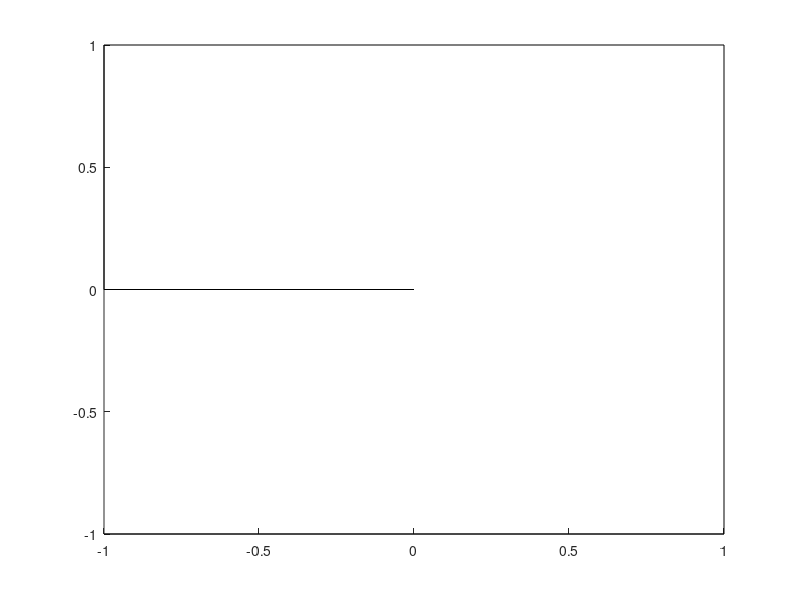

Recreate this plot in MATLAB.
%ZETAX outlines Z-shaped domain
%
%   TIFISS scriptfile: AB; 07 June 2017.
% Copyright (c) 2017 A. Bespalov, L. Rocchi
 
  global slope
  
  hold on
  
  % Diagonal edge
  if slope > 1
      xp = -1/slope;  
      yp = -1;
      plot([0,xp],[0,yp],'-k');
      plot([xp 0.0],[yp -1.0],'-k');     
  elseif slope == 1
      xp = -1.0;    
      yp = -1.0;
      plot([0,xp],[0,yp],'-k');
      plot([xp 0.0],[yp -1.0],'-k');
  else%if slope < 1
      xp = -1;        
      yp = -slope; 
      plot([0,xp],[0,yp],'-k');
      plot([xp -1.0],[yp -1.0],'-k')
      plot([-1.0 0.0],[-1.0 -1.0],'-k');
  end
  
  plot([0,1],[-1,-1],'-k');
  plot([1,1],[-1,1],'-k');
  plot([1,-1],[1,1],'-k');
  plot([-1,-1],[1,0],'-k');
  plot([-1,0],[0,0],'-k');

  hold off

% end script